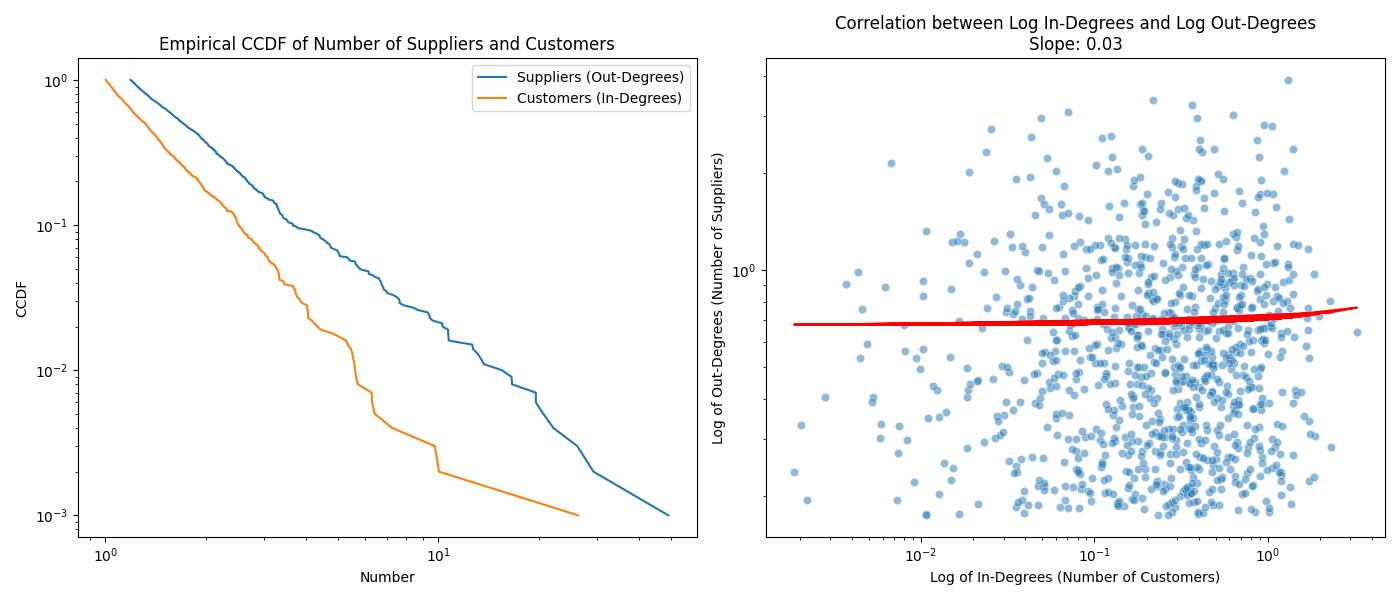

Python code for this plot:
import numpy as np
import matplotlib.pyplot as plt
import seaborn as sns
from numpy.polynomial.polynomial import Polynomial

# Function to generate power-law distributed data with a specified scale
def generate_power_law_data(size, alpha):
    return (np.random.pareto(alpha, size) + 1)

# Function to calculate weighted least squares (WLS) regression with polynomial heteroskedasticity control
def weighted_least_squares(x, y, heteroskedasticity_poly):
    weights = 1 / heteroskedasticity_poly(x)
    wls_fit = np.polyfit(x, y, 1, w=weights)
    return wls_fit

# Parameters for power-law exponents and scaling factor
alpha_in = 2.5  # Power-law exponent for in-degrees
alpha_out = 2.0  # Power-law exponent for out-degrees
scaling_factor_control = 1.5  # Control for scaling factor

# Generating synthetic data for in-degrees (customers) and out-degrees (suppliers)
np.random.seed(42)
size = 1000

# Generate in-degrees and out-degrees
in_degrees = generate_power_law_data(size, alpha_in)
out_degrees = generate_power_law_data(size, alpha_out)

# Ensure the empirical averages are the same using the controllable scaling factor
avg_in_degrees = np.mean(in_degrees)
avg_out_degrees = np.mean(out_degrees)
scaling_factor = (avg_in_degrees / avg_out_degrees) * scaling_factor_control
out_degrees *= scaling_factor

# Apply log transformation for better visualization and regression
log_in_degrees = np.log(in_degrees)
log_out_degrees = np.log(out_degrees)

# Define a polynomial for heteroskedasticity control
heteroskedasticity_coeffs = [1, 0.5, 0.2]  # Example coefficients for a quadratic polynomial
heteroskedasticity_poly = Polynomial(heteroskedasticity_coeffs)

# Perform WLS regression
wls_fit = weighted_least_squares(log_in_degrees, log_out_degrees, heteroskedasticity_poly)
slope, intercept = wls_fit

# Plotting the combined figure
fig, axs = plt.subplots(1, 2, figsize=(14, 6))

# Plot for Figure 3 (left: suppliers, right: customers)
suppliers_x, suppliers_y = np.sort(out_degrees), np.linspace(1, 0, size, endpoint=False)
customers_x, customers_y = np.sort(in_degrees), np.linspace(1, 0, size, endpoint=False)
sns.lineplot(x=suppliers_x, y=suppliers_y, ax=axs[0], label="Suppliers (Out-Degrees)")
sns.lineplot(x=customers_x, y=customers_y, ax=axs[0], label="Customers (In-Degrees)")
axs[0].set_xscale('log')
axs[0].set_yscale('log')
axs[0].set_title('Empirical CCDF of Number of Suppliers and Customers')
axs[0].set_xlabel('Number')
axs[0].set_ylabel('CCDF')
axs[0].legend()

# Plot for Figure 4 (correlation between in-degrees and out-degrees)
sns.scatterplot(x=log_in_degrees, y=log_out_degrees, ax=axs[1], alpha=0.5)
axs[1].plot(log_in_degrees, intercept + slope * log_in_degrees, color='red')
axs[1].set_xscale('log')
axs[1].set_yscale('log')
axs[1].set_title(f'Correlation between Log In-Degrees and Log Out-Degrees\nSlope: {slope:.2f}')
axs[1].set_xlabel('Log of In-Degrees (Number of Customers)')
axs[1].set_ylabel('Log of Out-Degrees (Number of Suppliers)')

print(f"average in degrees: {np.mean(in_degrees)}")
print(f"average out degrees: {np.mean(out_degrees)}")
plt.tight_layout()
plt.savefig('directed-distribution2.png')
